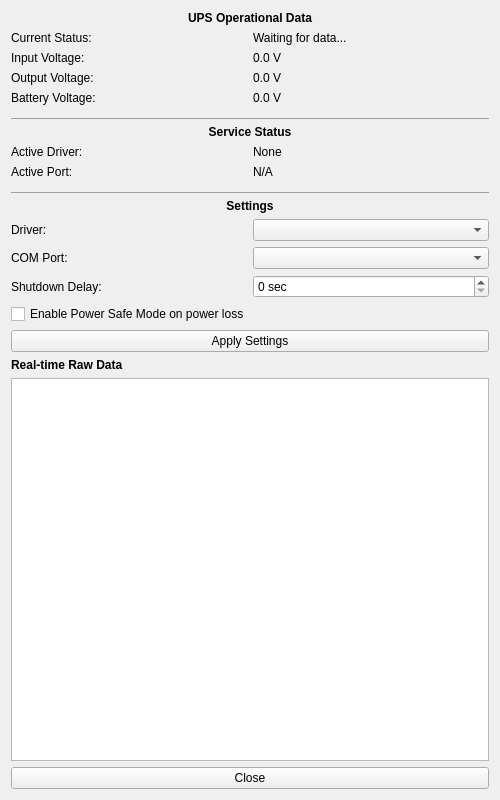
<?xml version="1.0" encoding="UTF-8"?>
<ui version="4.0">
 <class>UpsStatusWindow</class>
 <widget class="QWidget" name="UpsStatusWindow">
  <property name="geometry">
   <rect>
    <x>0</x>
    <y>0</y>
    <width>500</width>
    <height>800</height>
   </rect>
  </property>
  <property name="windowTitle">
   <string>UPS Status &amp; Configuration</string>
  </property>
  <layout class="QVBoxLayout" name="mainVerticalLayout">
   <item>
    <layout class="QGridLayout" name="m_layout">
     <item row="0" column="0" colspan="2">
      <widget class="QLabel" name="dataHeader">
       <property name="text">
        <string>&lt;b&gt;UPS Operational Data&lt;/b&gt;</string>
       </property>
       <property name="alignment">
        <set>Qt::AlignmentFlag::AlignCenter</set>
       </property>
      </widget>
     </item>
     <item row="1" column="0">
      <widget class="QLabel" name="labelStatus">
       <property name="text">
        <string>Current Status:</string>
       </property>
      </widget>
     </item>
     <item row="1" column="1">
      <widget class="QLabel" name="m_statusLabel">
       <property name="text">
        <string>Waiting for data...</string>
       </property>
      </widget>
     </item>
     <item row="2" column="0">
      <widget class="QLabel" name="labelInput">
       <property name="text">
        <string>Input Voltage:</string>
       </property>
      </widget>
     </item>
     <item row="2" column="1">
      <widget class="QLabel" name="m_inputVoltageLabel">
       <property name="text">
        <string>0.0 V</string>
       </property>
      </widget>
     </item>
     <item row="3" column="0">
      <widget class="QLabel" name="labelOutput">
       <property name="text">
        <string>Output Voltage:</string>
       </property>
      </widget>
     </item>
     <item row="3" column="1">
      <widget class="QLabel" name="m_outputVoltageLabel">
       <property name="text">
        <string>0.0 V</string>
       </property>
      </widget>
     </item>
     <item row="4" column="0">
      <widget class="QLabel" name="labelBattery">
       <property name="text">
        <string>Battery Voltage:</string>
       </property>
      </widget>
     </item>
     <item row="4" column="1">
      <widget class="QLabel" name="m_batteryVoltageLabel">
       <property name="text">
        <string>0.0 V</string>
       </property>
      </widget>
     </item>
     <item row="5" column="0" colspan="2">
      <widget class="QLabel" name="serviceHeader">
       <property name="text">
        <string>&lt;hr&gt;&lt;b&gt;Service Status&lt;/b&gt;</string>
       </property>
       <property name="alignment">
        <set>Qt::AlignmentFlag::AlignCenter</set>
       </property>
      </widget>
     </item>
     <item row="6" column="0">
      <widget class="QLabel" name="labelActiveDriver">
       <property name="text">
        <string>Active Driver:</string>
       </property>
      </widget>
     </item>
     <item row="6" column="1">
      <widget class="QLabel" name="m_activeDriverNameLabel">
       <property name="text">
        <string>None</string>
       </property>
      </widget>
     </item>
     <item row="7" column="0">
      <widget class="QLabel" name="labelActivePort">
       <property name="text">
        <string>Active Port:</string>
       </property>
      </widget>
     </item>
     <item row="7" column="1">
      <widget class="QLabel" name="m_activeComPortLabel">
       <property name="text">
        <string>N/A</string>
       </property>
      </widget>
     </item>
     <item row="8" column="0" colspan="2">
      <widget class="QLabel" name="settingsHeader">
       <property name="text">
        <string>&lt;hr&gt;&lt;b&gt;Settings&lt;/b&gt;</string>
       </property>
       <property name="alignment">
        <set>Qt::AlignmentFlag::AlignCenter</set>
       </property>
      </widget>
     </item>
     <item row="9" column="0">
      <widget class="QLabel" name="labelSetDriver">
       <property name="text">
        <string>Driver:</string>
       </property>
      </widget>
     </item>
     <item row="9" column="1">
      <widget class="QComboBox" name="m_driverComboBox"/>
     </item>
     <item row="10" column="0">
      <widget class="QLabel" name="labelSetPort">
       <property name="text">
        <string>COM Port:</string>
       </property>
      </widget>
     </item>
     <item row="10" column="1">
      <widget class="QComboBox" name="m_comPortComboBox"/>
     </item>
     <item row="11" column="0">
      <widget class="QLabel" name="labelSetDelay">
       <property name="text">
        <string>Shutdown Delay:</string>
       </property>
      </widget>
     </item>
     <item row="11" column="1">
      <widget class="QSpinBox" name="m_shutdownDelaySpinBox">
       <property name="suffix">
        <string> sec</string>
       </property>
      </widget>
     </item>
     <item row="12" column="0" colspan="2">
      <widget class="QCheckBox" name="m_powerSafeCheckBox">
       <property name="text">
        <string>Enable Power Safe Mode on power loss</string>
       </property>
      </widget>
     </item>
     <item row="13" column="0" colspan="2">
      <widget class="QPushButton" name="m_saveSettingsButton">
       <property name="text">
        <string>Apply Settings</string>
       </property>
      </widget>
     </item>
    </layout>
   </item>
   <item>
    <widget class="QLabel" name="labelRaw">
     <property name="text">
      <string>&lt;b&gt;Real-time Raw Data&lt;/b&gt;</string>
     </property>
    </widget>
   </item>
   <item>
    <widget class="QPlainTextEdit" name="m_rawDataLog">
     <property name="readOnly">
      <bool>true</bool>
     </property>
     <property name="maximumBlockCount">
      <number>100</number>
     </property>
    </widget>
   </item>
   <item>
    <widget class="QPushButton" name="m_closeButton">
     <property name="text">
      <string>Close</string>
     </property>
    </widget>
   </item>
  </layout>
 </widget>
 <resources/>
 <connections/>
</ui>
